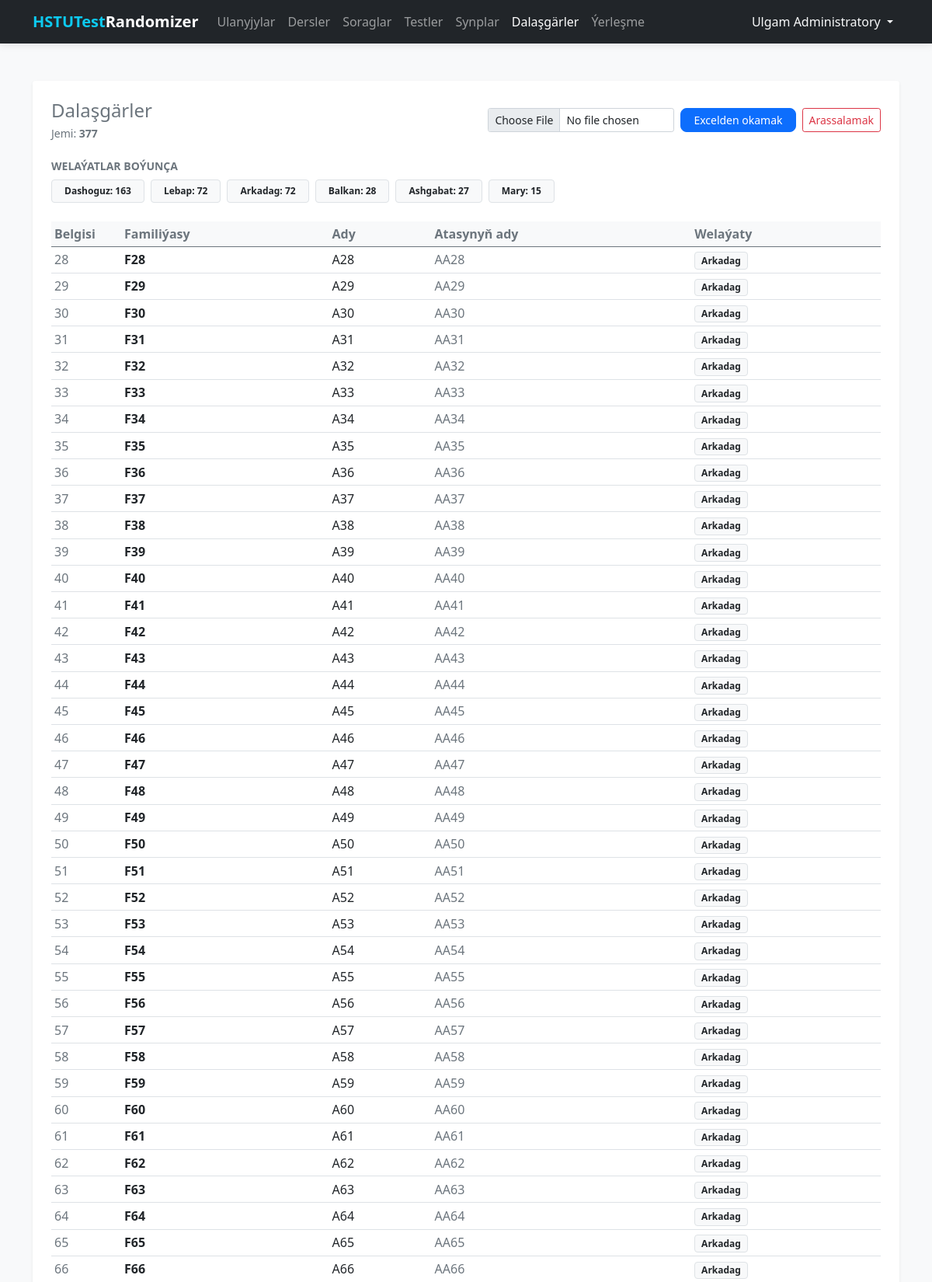
Page /students/ (signed in, upper part) on the committed database.
### tables this page shows
CREATE TABLE users (
    id INTEGER PRIMARY KEY AUTOINCREMENT,
    full_name TEXT NOT NULL,
    username TEXT UNIQUE NOT NULL,
    password TEXT NOT NULL
);

CREATE TABLE students (
    id INTEGER PRIMARY KEY AUTOINCREMENT,
    number TEXT,
    last_name TEXT NOT NULL,
    first_name TEXT NOT NULL,
    patronymic TEXT,
    region TEXT NOT NULL
);

### routes/students.py (the view)
@students_bp.route('/')
@login_required
def index():
    db = get_db_connection()
    students = db.execute(
        'SELECT * FROM students ORDER BY region, last_name'
    ).fetchall()
    region_stats = db.execute(
        'SELECT region, COUNT(*) AS cnt FROM students GROUP BY region ORDER BY cnt DESC'
    ).fetchall()
    db.close()
    return render_template('students/list.html', students=students, region_stats=region_stats)

### database.py (called while the page is built)
def get_db_connection():
    conn = sqlite3.connect(DATABASE)
    conn.row_factory = sqlite3.Row  # Позволяет обращаться к полям по именам
    return conn

### templates/students/list.html (shortened to what this page needs)
{% extends 'base.html' %}
{% block content %}
<div class="main-card shadow-sm p-4 bg-white rounded">
    <div class="d-flex justify-content-between align-items-center mb-4">
        <div>
            <h2 class="h4 mb-0 text-secondary">Dalaşgärler</h2>
            <div class="text-muted small mt-1">Jemi: <strong>{{ students|length }}</strong></div>
        </div>
        <div class="d-flex gap-2 align-items-center flex-wrap">
            <form method="POST" action="{{ url_for('students.import_excel') }}"
                  enctype="multipart/form-data" class="d-flex gap-2 align-items-center">
                <input type="file" name="file" class="form-control form-control-sm"
                       accept=".xlsx,.xls" required style="max-width: 240px;">
                <button type="submit" class="btn btn-primary btn-sm px-3">Excelden okamak</button>
            </form>
            {% if students %}
            <form method="POST" action="{{ url_for('students.clear') }}"
                  onsubmit="return confirm('Hemme dalaşgärleri ýok etmek?')">
                <button type="submit" class="btn btn-outline-danger btn-sm">Arassalamak</button>
            </form>
            {% endif %}
        </div>
    </div>
    {% if region_stats %}
    <div class="mb-4">
        <h6 class="text-secondary mb-2 small fw-bold text-uppercase">Welaýatlar boýunça</h6>
        <div class="d-flex flex-wrap gap-2">
            {% for r in region_stats %}
            <span class="badge bg-light text-dark border px-3 py-2">
                {{ r.region }}: <strong>{{ r.cnt }}</strong>
            </span>
            {% endfor %}
        </div>
    </div>
    {% endif %}
    {% if students %}
    <div class="table-responsive">
        <table class="table table-sm table-hover align-middle">
            <thead class="table-light text-secondary">
                <tr>
                    <th style="width: 90px;">Belgisi</th>
                    <th>Familiýasy</th>
                    <th>Ady</th>
                    <th>Atasynyň ady</th>
                    <th>Welaýaty</th>
                </tr>
            </thead>
            <tbody>
                {% for s in students %}
                <tr>
                    <td class="text-muted">{{ s.number or '—' }}</td>
                    <td class="fw-bold">{{ s.last_name }}</td>
                    <td>{{ s.first_name }}</td>
                    <td class="text-muted">{{ s.patronymic or '' }}</td>
                    <td><span class="badge bg-light text-dark border">{{ s.region }}</span></td>
                </tr>
                {% endfor %}
            </tbody>
        </table>
    </div>
    {% endif %}
</div>
{% endblock %}

### templates/base.html (shortened to what this page needs)
<!DOCTYPE html>
<html lang="ru">
<head>
    <link rel="stylesheet" href="{{ url_for('static', filename='css/bootstrap.min.css') }}">
</head>
<body>
    <nav class="navbar navbar-expand-lg navbar-dark bg-dark">
        <div class="container">
            <a class="navbar-brand fw-bold" href="/">
                <span class="text-info">HSTUTest</span>Randomizer
            </a>
            <div class="collapse navbar-collapse" id="navbarNav">
                <ul class="navbar-nav me-auto">
                    {% if current_user.is_authenticated %}
                    <li class="nav-item">
                        <a class="nav-link {{ 'active' if request.endpoint == 'users.index' }}"
                            href="{{ url_for('users.index') }}">Ulanyjylar</a>
                    </li>
                    <li class="nav-item">
                        <a class="nav-link" href="{{ url_for('subjects.index') }}">Dersler</a>
                    </li>
                    <li class="nav-item">
                        <a class="nav-link" href="{{ url_for('questions.index') }}">Soraglar</a>
                    </li>
                    <li class="nav-item">
                        <a class="nav-link {{ 'active' if request.endpoint and request.endpoint.startswith('tests.') }}"
                            href="{{ url_for('tests.index') }}">Testler</a>
                    </li>
                    <li class="nav-item">
                        <a class="nav-link {{ 'active' if request.endpoint and request.endpoint.startswith('classrooms.') }}"
                            href="{{ url_for('classrooms.index') }}">Synplar</a>
                    </li>
                    <li class="nav-item">
                        <a class="nav-link {{ 'active' if request.endpoint and request.endpoint.startswith('students.') }}"
                            href="{{ url_for('students.index') }}">Dalaşgärler</a>
                    </li>
                    <li class="nav-item">
                        <a class="nav-link {{ 'active' if request.endpoint and request.endpoint.startswith('exam.') }}"
                            href="{{ url_for('exam.index') }}">Ýerleşme</a>
                    </li>
                    {% endif %}
                </ul>
                <ul class="navbar-nav">
                    {% if current_user.is_authenticated %}
                    <li class="nav-item dropdown">
                        <a class="nav-link dropdown-toggle text-light" href="#" id="userDropdown" role="button"
                            data-bs-toggle="dropdown">
                            {{ current_user.full_name }}
                        </a>
                    </li>
                    {% else %}
                    <li class="nav-item">
                        <a class="nav-link" href="{{ url_for('auth.login') }}">Ulgama girmek</a>
                    </li>
                    {% endif %}
                </ul>
            </div>
        </div>
    </nav>
    <div class="container">
        {% block content %}{% endblock %}
    </div>
</body>
</html>

### templates/base.html (style rules this page uses)
:root { --bg-color: #f8f9fa; }
body { background-color: var(--bg-color); font-family: 'Segoe UI', Tahoma, Geneva, Verdana, sans-serif; }
.navbar { box-shadow: 0 2px 10px rgba(0, 0, 0, 0.1); }
.main-card { background: #ffffff; border: none; border-radius: 12px; box-shadow: 0 0.5rem 1rem rgba(0, 0, 0, 0.05); padding: 2rem; margin-top: 2rem; }
.btn-primary { border-radius: 8px; }

### rows in the picture
users: full_name "Ulgam Administratory"
students: region "Arkadag", cnt "72"
students: region "Ashgabat", cnt "27"
students: number "28", last_name "F28", first_name "A28", patronymic "AA28", region "Arkadag"
students: number "29", last_name "F29", first_name "A29", patronymic "AA29", region "Arkadag"
students: number "30", last_name "F30", first_name "A30", patronymic "AA30", region "Arkadag"
students: number "31", last_name "F31", first_name "A31", patronymic "AA31", region "Arkadag"
students: number "32", last_name "F32", first_name "A32", patronymic "AA32", region "Arkadag"
students: number "33", last_name "F33", first_name "A33", patronymic "AA33", region "Arkadag"
students: number "34", last_name "F34", first_name "A34", patronymic "AA34", region "Arkadag"
students: number "35", last_name "F35", first_name "A35", patronymic "AA35", region "Arkadag"
students: number "36", last_name "F36", first_name "A36", patronymic "AA36", region "Arkadag"
students: number "37", last_name "F37", first_name "A37", patronymic "AA37", region "Arkadag"
students: number "38", last_name "F38", first_name "A38", patronymic "AA38", region "Arkadag"
students: number "39", last_name "F39", first_name "A39", patronymic "AA39", region "Arkadag"
students: number "40", last_name "F40", first_name "A40", patronymic "AA40", region "Arkadag"
students: number "41", last_name "F41", first_name "A41", patronymic "AA41", region "Arkadag"
students: number "42", last_name "F42", first_name "A42", patronymic "AA42", region "Arkadag"
students: number "43", last_name "F43", first_name "A43", patronymic "AA43", region "Arkadag"
students: number "44", last_name "F44", first_name "A44", patronymic "AA44", region "Arkadag"
students: number "45", last_name "F45", first_name "A45", patronymic "AA45", region "Arkadag"
students: number "46", last_name "F46", first_name "A46", patronymic "AA46", region "Arkadag"
students: number "47", last_name "F47", first_name "A47", patronymic "AA47", region "Arkadag"
students: number "48", last_name "F48", first_name "A48", patronymic "AA48", region "Arkadag"
students: number "49", last_name "F49", first_name "A49", patronymic "AA49", region "Arkadag"
students: number "50", last_name "F50", first_name "A50", patronymic "AA50", region "Arkadag"
students: number "51", last_name "F51", first_name "A51", patronymic "AA51", region "Arkadag"
students: number "52", last_name "F52", first_name "A52", patronymic "AA52", region "Arkadag"
students: number "53", last_name "F53", first_name "A53", patronymic "AA53", region "Arkadag"
students: number "54", last_name "F54", first_name "A54", patronymic "AA54", region "Arkadag"
students: number "55", last_name "F55", first_name "A55", patronymic "AA55", region "Arkadag"
students: number "56", last_name "F56", first_name "A56", patronymic "AA56", region "Arkadag"
students: number "57", last_name "F57", first_name "A57", patronymic "AA57", region "Arkadag"
students: number "58", last_name "F58", first_name "A58", patronymic "AA58", region "Arkadag"
students: number "59", last_name "F59", first_name "A59", patronymic "AA59", region "Arkadag"
students: number "60", last_name "F60", first_name "A60", patronymic "AA60", region "Arkadag"
students: number "61", last_name "F61", first_name "A61", patronymic "AA61", region "Arkadag"
students: number "62", last_name "F62", first_name "A62", patronymic "AA62", region "Arkadag"
students: number "63", last_name "F63", first_name "A63", patronymic "AA63", region "Arkadag"
students: number "64", last_name "F64", first_name "A64", patronymic "AA64", region "Arkadag"
students: number "65", last_name "F65", first_name "A65", patronymic "AA65", region "Arkadag"
students: number "66", last_name "F66", first_name "A66", patronymic "AA66", region "Arkadag"

### other values in the picture
{{ students|length }} "377"
{{ r.region }} "Dashoguz" "Lebap" "Balkan" "Mary"
{{ r.cnt }} "163" "72" "28" "15"
